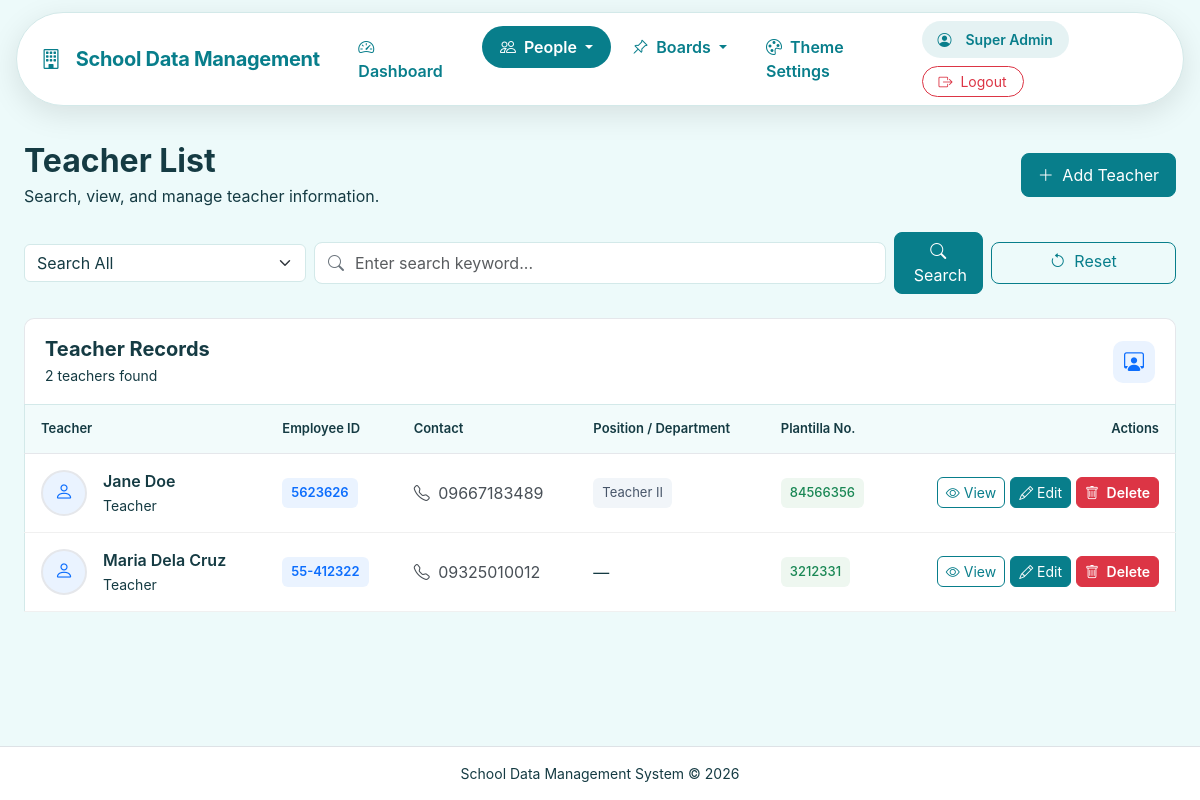
Screenshot of /teachers.php (signed in) with the database file from the repository.
### tables this page shows
CREATE TABLE `teachers` (
  `id` int(10) UNSIGNED NOT NULL,
  `user_id` int(10) UNSIGNED DEFAULT NULL,
  `employee_id` varchar(50) NOT NULL,
  `photo` varchar(255) DEFAULT NULL,
  `full_name` varchar(150) NOT NULL,
  `date_of_birth` date DEFAULT NULL,
  `gender` varchar(30) DEFAULT NULL,
  `address` text DEFAULT NULL,
  `contact_number` varchar(50) DEFAULT NULL,
  `email` varchar(150) DEFAULT NULL,
  `position_department` varchar(150) DEFAULT NULL,
  `other_info` text DEFAULT NULL,
  `created_at` timestamp NOT NULL DEFAULT current_timestamp(),
  `updated_at` timestamp NOT NULL DEFAULT current_timestamp() ON UPDATE current_timestamp(),
  `plantilla_no` varchar(50) DEFAULT NULL,
  `first_day_of_service` date DEFAULT NULL,
  `current_latest_appointment` date DEFAULT NULL,
  `deped_email` varchar(150) DEFAULT NULL,
  `personal_email` varchar(150) DEFAULT NULL,
  `degree_finished` varchar(255) DEFAULT NULL,
  `specialization_prc_eligibility` varchar(255) DEFAULT NULL,
  `tin_no` varchar(30) DEFAULT NULL,
  `birthdate` date DEFAULT NULL,
  `specialization` varchar(255) DEFAULT NULL,
  `prc_eligibility` varchar(255) DEFAULT NULL,
  `created_by` int(11) DEFAULT NULL,
  `updated_by` int(11) DEFAULT NULL,
  `gsis_no` varchar(50) DEFAULT NULL,
  `philhealth_no` varchar(50) DEFAULT NULL,
  `salary_grade` tinyint(3) UNSIGNED DEFAULT NULL,
  `step` tinyint(3) UNSIGNED DEFAULT NULL,
  `training_accomplishments` text DEFAULT NULL
);

### config.php (called while the page is built, shortened)
<?php
function e($value)
{
    return htmlspecialchars(
        (string) $value,
        ENT_QUOTES,
        'UTF-8'
    );
}
?>

### teachers.php (the view, shortened to what this page needs)
<?php
require_once __DIR__ . '/config.php';
$q = trim($_GET['q'] ?? '');
$searchType = $_GET['search_type'] ?? 'all';
$sql = "SELECT * FROM teachers";
$params = [];
$sql .= " ORDER BY full_name ASC";
$stmt = $pdo->prepare($sql);
$stmt->execute($params);
$rows = $stmt->fetchAll();
include 'header.php';
?>
<link rel="stylesheet" href="assets/teachers.css">
<div class="d-flex flex-wrap justify-content-between align-items-center gap-3 mb-4">
    <div>
        <h2 class="fw-bold mb-1">
            Teacher List
        </h2>
        <p class="text-muted mb-0">
            Search, view, and manage teacher information.
        </p>
    </div>
    <a
        href="teacher_form.php"
        class="btn btn-primary teachers-add-btn"
    >
        <i class="bi bi-plus-lg me-1"></i>
        Add Teacher
    </a>
</div>
<form
    method="GET"
    class="teachers-search-form mb-4"
>
    <div class="row g-2 align-items-center">
        <div class="col-12 col-md-3 col-lg-3">
            <select
                name="search_type"
                class="form-select"
                aria-label="Search by"
            >
                <option
                    value="all"
                    <?= $searchType === 'all'
                        ? 'selected'
                        : '' ?>
                >
                    Search All
                </option>
            </select>
        </div>
        <div class="col-12 col-md-6 col-lg-6">
            <div class="teachers-search-input">
                <i class="bi bi-search"></i>
                <input
                    type="text"
                    name="q"
                    class="form-control"
                    value="<?= e($q) ?>"
                    placeholder="Enter search keyword..."
                    aria-label="Search teachers"
                >
            </div>
        </div>
        <div class="col-6 col-md-1 col-lg-1">
            <button
                type="submit"
                class="btn btn-primary w-100 teachers-search-btn"
                title="Search"
            >
                <i class="bi bi-search"></i>
                <span class="d-none d-lg-inline ms-1">
                    Search
                </span>
            </button>
        </div>
        <div class="col-6 col-md-2 col-lg-2">
            <a
                href="teachers.php"
                class="btn btn-outline-secondary w-100 teachers-clear-btn"
            >
                <i class="bi bi-arrow-counterclockwise me-1"></i>
                Reset
            </a>
        </div>
    </div>
</form>
<div class="teachers-table-header">
    <div>
        <h5 class="fw-bold mb-1">
            Teacher Records
        </h5>
        <p class="text-muted small mb-0">
            <?= count($rows) ?>
            teacher<?= count($rows) !== 1
                ? 's'
                : ''
            ?>
            found
        </p>
    </div>
    <div class="teachers-table-icon">
        <i class="bi bi-person-workspace"></i>
    </div>
</div>
<div class="table-responsive">
    <table class="table teachers-table align-middle mb-0">
        <thead>
            <tr>
                <th>Teacher</th>
                <th>Employee ID</th>
                <th>Contact</th>
                <th>Position / Department</th>
                <th>Plantilla No.</th>
                <th class="text-end">
                    Actions
                </th>
            </tr>
        </thead>
        <tbody>
        <?php if (!empty($rows)): ?>
            <?php foreach ($rows as $r): ?>
                <tr>
                    <td>
                        <div class="d-flex align-items-center gap-3">
                            <?php if (!empty($r['photo'])): ?>
                                <img
                                    src="<?= e($r['photo']) ?>"
                                    alt="<?= e($r['full_name']) ?>"
                                    class="teachers-avatar"
                                >
                            <?php else: ?>
                                <div class="teachers-avatar teachers-avatar-placeholder">
                                    <i class="bi bi-person"></i>
                                </div>
                            <?php endif; ?>
                            <div>
                                <div class="fw-semibold">
                                    <?= e(
                                        $r['full_name']
                                    ) ?>
                                </div>
                                <small class="text-muted">
                                    Teacher
                                </small>
                            </div>
                        </div>
                    </td>
                    <td>
                        <?php if (
                            !empty(
                                $r['employee_id']
                            )
                        ): ?>
                            <span class="teacher-id-badge">
                                <?= e(
                                    $r['employee_id']
                                ) ?>
                            </span>
                        <?php else: ?>
                            <span class="text-muted">
                                —
                            </span>
                        <?php endif; ?>
                    </td>
                    <td>
                        <?php if (
                            !empty(
                                $r['contact_number']
                            )
                        ): ?>
                            <div class="teacher-contact">
                                <i class="bi bi-telephone me-1"></i>
                                <?= e(
                                    $r['contact_number']
                                ) ?>
                            </div>
                        <?php else: ?>
                            <span class="text-muted">
                                —
                            </span>
                        <?php endif; ?>
                    </td>
                    <td>
                        <?php if (
                            !empty(
                                $r[
                                    'position_department'
                                ]
                            )
                        ): ?>
                            <span class="position-badge">
                                <?= e(
                                    $r[
                                        'position_department'
                                    ]
                                ) ?>
                            </span>
                        <?php else: ?>
                            <span class="text-muted">
                                —
                            </span>
                        <?php endif; ?>
                    </td>
                    <td>
                        <?php if (
                            !empty(
                                $r['plantilla_no']
                            )
                        ): ?>
                            <span class="plantilla-badge">
                                <?= e(
                                    $r['plantilla_no']
                                ) ?>
                            </span>
                        <?php else: ?>
                            <span class="text-muted">
                                —
                            </span>
                        <?php endif; ?>
                    </td>
                    <td class="text-end">
                        <div class="teacher-actions">
                            <a
                                href="teacher_view.php?id=<?= (int)$r['id'] ?>"
                                class="btn btn-sm btn-outline-primary"
                                title="View Teacher"
                            >
                                <i class="bi bi-eye"></i>
                                <span>
                                    View
                                </span>
                            </a>
                            <a
                                href="teacher_form.php?id=<?= (int)$r['id'] ?>"
                                class="btn btn-sm btn-primary"
                                title="Edit Teacher"
                            >
                                <i class="bi bi-pencil"></i>
                                <span>
                                    Edit
                                </span>
                            </a>
                            <a
                                href="delete_teacher.php?id=<?= (int)$r['id'] ?>"
                                class="btn btn-sm btn-danger"
                                data-confirm="Delete this teacher record?"
                            >
                                <i class="bi bi-trash me-1"></i>
                                Delete
                            </a>
                        </div>
                    </td>
                </tr>
            <?php endforeach; ?>
        <?php endif; ?>
        </tbody>
    </table>
</div>
<?php include 'footer.php'; ?>

### assets/style.css (style rules this page uses)
body { font-family: Inter, system-ui, -apple-system, "Segoe UI", sans-serif; }
.table td, .table th { vertical-align: middle; }

### assets/navigation.css (style rules this page uses)
html, body { min-height: 100%; }
body { display: flex; flex-direction: column; min-height: 100vh; }

### assets/css/theme.css (style rules this page uses)
:root { --theme-primary: #0d6efd; --theme-button: #0d6efd; --theme-header: #ffffff; --theme-card: #ffffff; --theme-background: #f5f8fc; --theme-text: #172b4d; --theme-font: #172b4d; --theme-icon: #0d6efd; --theme-border: #e5eaf0; }
html, body, body.bg-light, main, main.container, main.container-fluid, .content-wrapper, .page-wrapper { background-color: var(--theme-background) !important; color: var(--theme-font) !important; }
body p, body label, body li, body td, body th, body small, body .text-muted, body .form-text, body .text-secondary { color: var(--theme-font) !important; }
h1, h2, h3, h4, h5, h6, .stat-number, .records-title, .record-name, .page-title, .card-title { color: var(--theme-text) !important; }
html body .btn-primary, html body .theme-primary-button, html body .btn-info, html body button[type="submit"]:not(.btn-danger):not(.sdms-theme-reset):not(.danger) { background-color: var(--theme-button) !important; border-color: var(--theme-button) !important; color: #ffffff !important; }
html body .btn-outline-primary, html body .btn-outline-info, html body .btn-outline-secondary { color: var(--theme-primary) !important; border-color: var(--theme-primary) !important; background-color: transparent !important; }
html body .btn-danger, html body .small-button.danger, html body button.danger { background-color: #dc3545 !important; border-color: #dc3545 !important; color: #ffffff !important; font-weight: 600 !important; }
.card, .dashboard-stat-card, .dashboard-record-card, .modal-content, .dropdown-menu, .list-group-item, .table, .form-control, .form-select, .input-group-text, hr { border-color: var(--theme-border) !important; }
.form-control, .form-select, input[type="search"] { background-color: var(--theme-card) !important; color: var(--theme-font) !important; }
.table { color: var(--theme-font) !important; background-color: var(--theme-card) !important; }
.dashboard-table thead th, .table thead th, #announcementTable thead th { background-color: color-mix(in srgb, var(--theme-background) 72%, var(--theme-card)) !important; color: var(--theme-font) !important; }
.btn i, .btn .bi, .btn-primary i, .btn-primary .bi, .btn-danger i, .btn-danger .bi, .btn-success i, .btn-success .bi, .btn-warning i, .btn-warning .bi, .btn-info i, .btn-info .bi, .btn-secondary i, .btn-secondary .bi, .button i, .button .bi { color: inherit !important; }

### rows the page displays
teachers: full_name "Jane Doe", employee "5623626", contact_number "09667183489", position_department "Teacher II", plantilla_no "84566356"
teachers: full_name "Maria Dela Cruz", employee "55-412322", contact_number "09325010012", plantilla_no "3212331"

### other values shown
$item['label'] "Dashboard"
$item['label'] "People"
$item['label'] "Boards"
$item['label'] "Theme Settings"
$_SESSION['full_name'] "Super Admin"
count($rows) "2"
